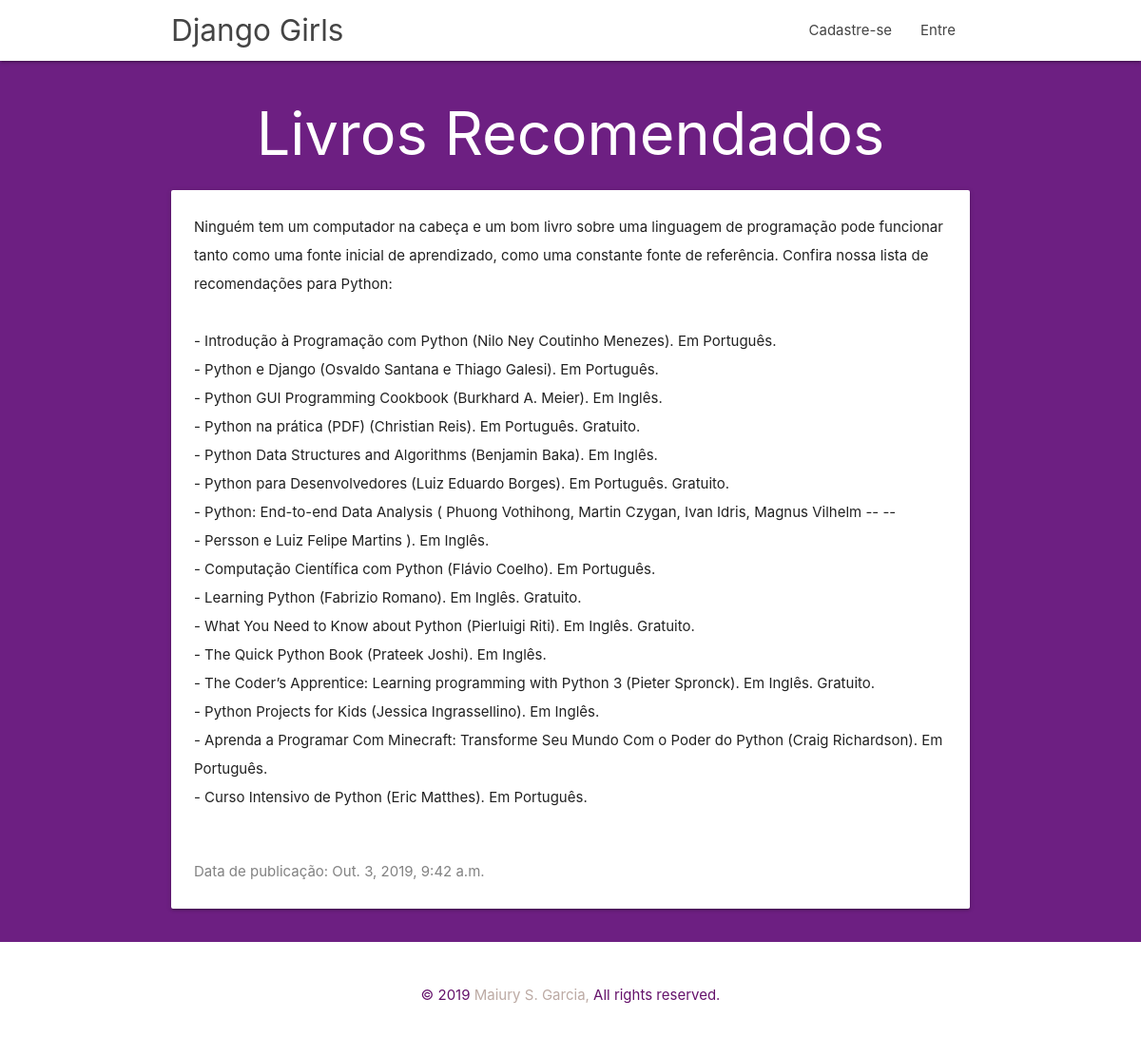
Screenshot of /post/3/ with the database file from the repository.
### blog/models.py (models this page shows, shortened)
class Post(models.Model):
    author = models.ForeignKey(
        settings.AUTH_USER_MODEL, on_delete=models.CASCADE)
    title = models.CharField(max_length=200)
    text = models.TextField()
    created_date = models.DateTimeField(default=timezone.now)
    published_date = models.DateTimeField(blank=True, null=True)

### blog/views.py (the view)
# urls.py: path('post/<int:pk>/', views.post_detail, name='post_detail'),
def post_detail(request, pk):
    post = get_object_or_404(Post, pk=pk)
    return render(request, 'blog/post_detail.html', {'post': post})

### blog/templates/blog/post_detail.html (shortened to what this page needs)
{% extends 'blog/base.html' %}
{% block content %}
    <div class="row">
        <div>
            <center><h1><span class="card-title">{{ post.title }}</span></h1>
            </center>
            <div class="card">
              <div class="card-content">
                <p>{{ post.text|linebreaksbr }}</p>
              </div>
              <div class="card-content date">
                  <p>Data de publicação: {{ post.published_date }}</p>
              </div>
            </div>
        </div>
    </div>
{% endblock %}

### blog/static/css/style.css (style rules this page uses)
p { line-height: 2rem; }

### blog/static/css/blog.css (style rules this page uses)
.date { color: #828282; }
h1, h5 { color: #6d1f82; }
.fundo, h1, h5 { background-color: #6d1f82; color: #ffffff; }
body { background-color: #6d1f82; }

### rows the page displays
Post: title "Livros Recomendados", text "Ninguém tem um computador na cabeça e um bom livro sobre uma linguagem de programação pode funcionar tanto como uma fonte inicial de aprendizado, como uma constante fonte de referência. Confira nossa lista de recomendações para Python: - Introdução à Programação com Python (Nilo Ney Coutinho Menezes). Em Português. - Python e Django (Osvaldo Santana e Thiago Galesi). Em Português. - Python GUI Programming Cookbook (Burkhard A. Meier). Em Inglês. - Python na prática (PDF) (Christian Reis). Em Português. Gratuito. - Python Data Structures and Algorithms (Benjamin Baka). Em Inglês. - Python para Desenvolvedores (Luiz Eduardo Borges). Em Português. Gratuito. - Python: End-to-end Data Analysis (…", published_date "Out. 3, 2019, 9:42 a.m."
